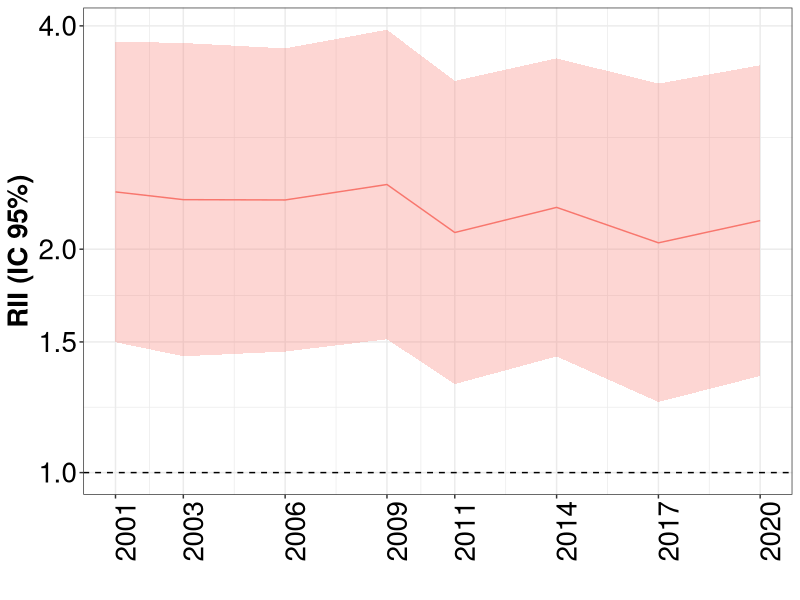
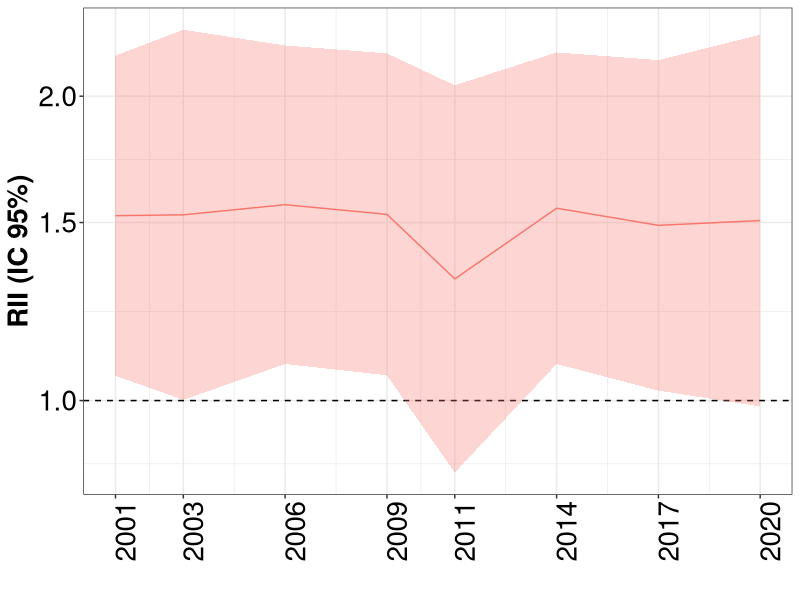
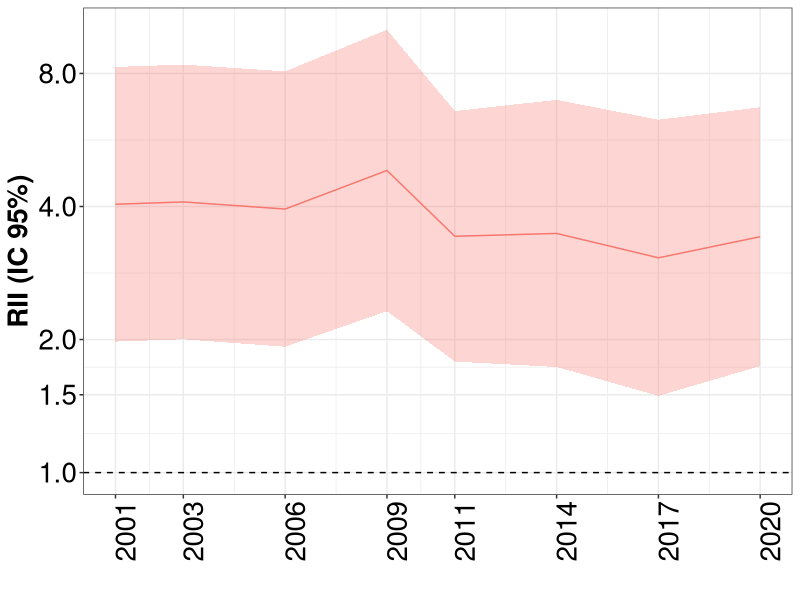
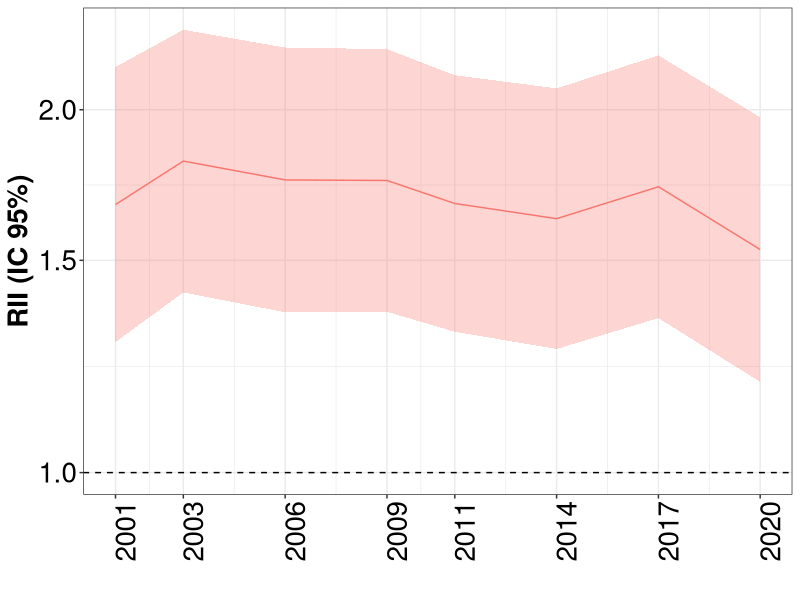
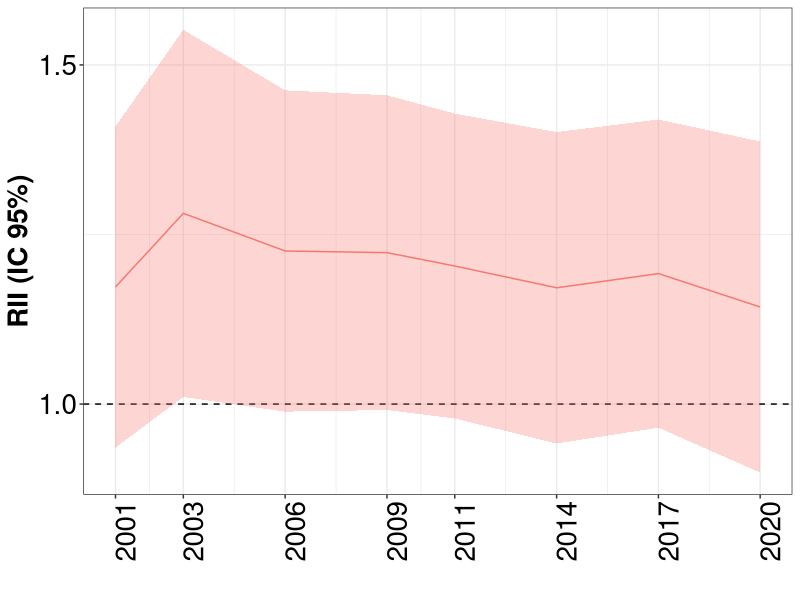
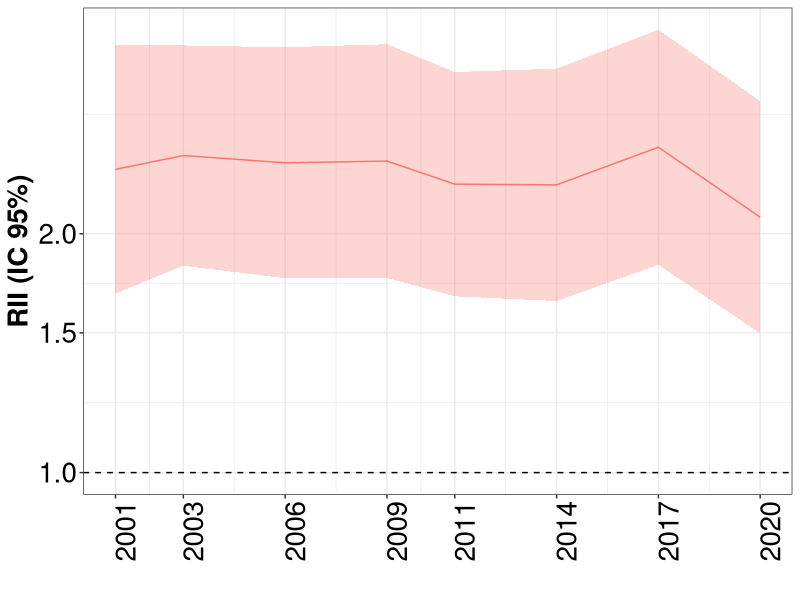
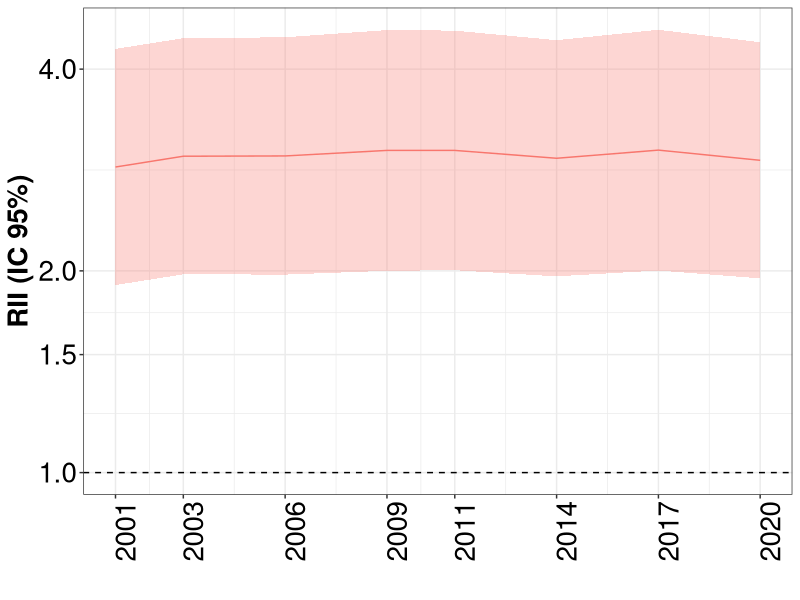
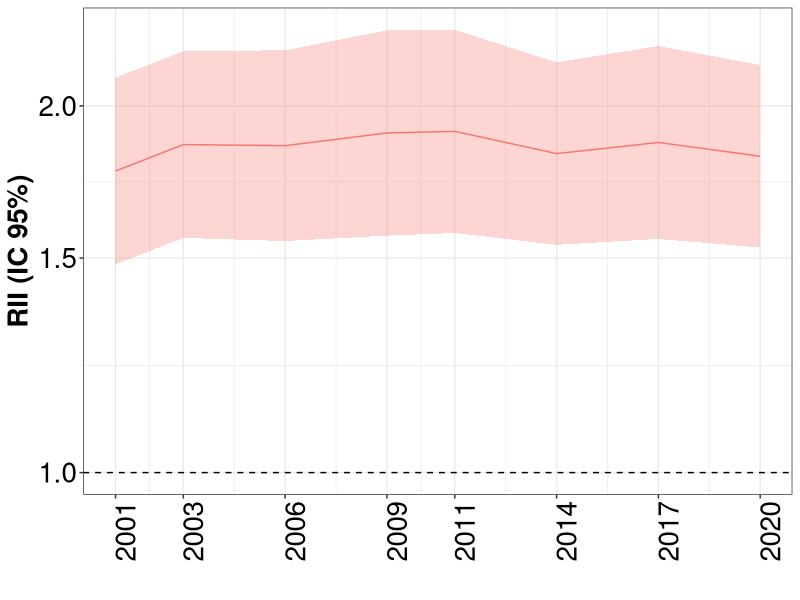

The R script that drew these images, in order:
## ---- chunk 1
knitr::opts_chunk$set(echo = TRUE)
library(tidyverse)
library(readxl)
library(ggplot2)

## ---- chunk 2

desigualdades_rii <- read.csv("rii.csv")
datos_ca <- desigualdades_rii %>%
  filter(abreviatura == "CL")

## ---- chunk 3

datos_ca %>%
  filter(fr =="diabetes", sexo=="Overall") %>%
  ggplot(aes(x=as.Date(encuesta), y=rii, ymin=rii_infci, ymax=rii_supci, group=fr)) +
  geom_hline(yintercept = 1, lty = 2) +
  geom_ribbon(alpha=0.3, aes(fill=fr)) +
  geom_line(aes(color=fr)) +
  scale_y_continuous(trans="log", breaks=c(0.75, 1, 1.5, 2, 4, 8, 16, 32))+
  scale_x_date(date_labels = "%Y", breaks = unique(as.Date(datos_ca$encuesta)))+
  labs(x="", y="RII (IC 95%)")+
  theme_bw()+
  theme(axis.text=element_text(size=20, color="black"),
                  axis.title=element_text(size=20, face="bold", color="black"),
                  axis.text.x = element_text(angle = 90),
                  strip.text = element_text(size=20, face="bold", color="black"),
                  legend.position="none")

## ---- chunk 4

datos_ca %>%
  filter(fr =="diabetes", sexo=="Hombre") %>%
  ggplot(aes(x=as.Date(encuesta), y=rii, ymin=rii_infci, ymax=rii_supci, group=fr)) +
  geom_hline(yintercept = 1, lty = 2) +
  geom_ribbon(alpha=0.3, aes(fill=fr)) +
  geom_line(aes(color=fr)) +
  scale_y_continuous(trans="log", breaks=c(0.75, 1, 1.5, 2, 4, 8, 16, 32))+
  scale_x_date(date_labels = "%Y", breaks = unique(as.Date(datos_ca$encuesta)))+
  labs(x="", y="RII (IC 95%)")+
  theme_bw()+
  theme(axis.text=element_text(size=20, color="black"),
                  axis.title=element_text(size=20, face="bold", color="black"),
                  axis.text.x = element_text(angle = 90),
                  strip.text = element_text(size=20, face="bold", color="black"),
                  legend.position="none")

## ---- chunk 5

datos_ca %>%
  filter(fr =="diabetes", sexo=="Mujeres") %>%
  ggplot(aes(x=as.Date(encuesta), y=rii, ymin=rii_infci, ymax=rii_supci, group=fr)) +
  geom_hline(yintercept = 1, lty = 2) +
  geom_ribbon(alpha=0.3, aes(fill=fr)) +
  geom_line(aes(color=fr)) +
  scale_y_continuous(trans="log", breaks=c(0.75, 1, 1.5, 2, 4, 8, 16, 32))+
  scale_x_date(date_labels = "%Y", breaks = unique(as.Date(datos_ca$encuesta)))+
  labs(x="", y="RII (IC 95%)")+
  theme_bw()+
  theme(axis.text=element_text(size=20, color="black"),
                  axis.title=element_text(size=20, face="bold", color="black"),
                  axis.text.x = element_text(angle = 90),
                  strip.text = element_text(size=20, face="bold", color="black"),
                  legend.position="none")

## ---- chunk 6

datos_ca %>%
  filter(fr =="hta", sexo=="Overall") %>%
  ggplot(aes(x=as.Date(encuesta), y=rii, ymin=rii_infci, ymax=rii_supci, group=fr)) +
  geom_hline(yintercept = 1, lty = 2) +
  geom_ribbon(alpha=0.3, aes(fill=fr)) +
  geom_line(aes(color=fr)) +
  scale_y_continuous(trans="log", breaks=c(0.75, 1, 1.5, 2, 4, 8, 16, 32))+
  scale_x_date(date_labels = "%Y", breaks = unique(as.Date(datos_ca$encuesta)))+
  labs(x="", y="RII (IC 95%)")+
  theme_bw()+
  theme(axis.text=element_text(size=20, color="black"),
                  axis.title=element_text(size=20, face="bold", color="black"),
                  axis.text.x = element_text(angle = 90),
                  strip.text = element_text(size=20, face="bold", color="black"),
                  legend.position="none")
## ---- chunk 7

datos_ca %>%
  filter(fr =="hta", sexo=="Hombre") %>%
  ggplot(aes(x=as.Date(encuesta), y=rii, ymin=rii_infci, ymax=rii_supci, group=fr)) +
  geom_hline(yintercept = 1, lty = 2) +
  geom_ribbon(alpha=0.3, aes(fill=fr)) +
  geom_line(aes(color=fr)) +
  scale_y_continuous(trans="log", breaks=c(0.75, 1, 1.5, 2, 4, 8, 16, 32))+
  scale_x_date(date_labels = "%Y", breaks = unique(as.Date(datos_ca$encuesta)))+
  labs(x="", y="RII (IC 95%)")+
  theme_bw()+
  theme(axis.text=element_text(size=20, color="black"),
                  axis.title=element_text(size=20, face="bold", color="black"),
                  axis.text.x = element_text(angle = 90),
                  strip.text = element_text(size=20, face="bold", color="black"),
                  legend.position="none")

## ---- chunk 8

datos_ca %>%
  filter(fr =="hta", sexo=="Mujeres") %>%
  ggplot(aes(x=as.Date(encuesta), y=rii, ymin=rii_infci, ymax=rii_supci, group=fr)) +
  geom_hline(yintercept = 1, lty = 2) +
  geom_ribbon(alpha=0.3, aes(fill=fr)) +
  geom_line(aes(color=fr)) +
  scale_y_continuous(trans="log", breaks=c(0.75, 1, 1.5, 2, 4, 8, 16, 32))+
  scale_x_date(date_labels = "%Y", breaks = unique(as.Date(datos_ca$encuesta)))+
  labs(x="", y="RII (IC 95%)")+
  theme_bw()+
  theme(axis.text=element_text(size=20, color="black"),
                  axis.title=element_text(size=20, face="bold", color="black"),
                  axis.text.x = element_text(angle = 90),
                  strip.text = element_text(size=20, face="bold", color="black"),
                  legend.position="none")

## ---- chunk 9

datos_ca %>%
  filter(fr =="obesity", sexo=="Overall") %>%
  ggplot(aes(x=as.Date(encuesta), y=rii, ymin=rii_infci, ymax=rii_supci, group=fr)) +
  geom_hline(yintercept = 1, lty = 2) +
  geom_ribbon(alpha=0.3, aes(fill=fr)) +
  geom_line(aes(color=fr)) +
  scale_y_continuous(trans="log", breaks=c(0.75, 1, 1.5, 2, 4, 8, 16, 32))+
  scale_x_date(date_labels = "%Y", breaks = unique(as.Date(datos_ca$encuesta)))+
  labs(x="", y="RII (IC 95%)")+
  theme_bw()+
  theme(axis.text=element_text(size=20, color="black"),
                  axis.title=element_text(size=20, face="bold", color="black"),
                  axis.text.x = element_text(angle = 90),
                  strip.text = element_text(size=20, face="bold", color="black"),
                  legend.position="none")
## ---- chunk 10

datos_ca %>%
  filter(fr =="obesity", sexo=="Hombre") %>%
  ggplot(aes(x=as.Date(encuesta), y=rii, ymin=rii_infci, ymax=rii_supci, group=fr)) +
  geom_hline(yintercept = 1, lty = 2) +
  geom_ribbon(alpha=0.3, aes(fill=fr)) +
  geom_line(aes(color=fr)) +
  scale_y_continuous(trans="log", breaks=c(0.75, 1, 1.5, 2, 4, 8, 16, 32))+
  scale_x_date(date_labels = "%Y", breaks = unique(as.Date(datos_ca$encuesta)))+
  labs(x="", y="RII (IC 95%)")+
  theme_bw()+
  theme(axis.text=element_text(size=20, color="black"),
                  axis.title=element_text(size=20, face="bold", color="black"),
                  axis.text.x = element_text(angle = 90),
                  strip.text = element_text(size=20, face="bold", color="black"),
                  legend.position="none")

## ---- chunk 11

datos_ca %>%
  filter(fr =="obesity", sexo=="Mujeres") %>%
  ggplot(aes(x=as.Date(encuesta), y=rii, ymin=rii_infci, ymax=rii_supci, group=fr)) +
  geom_hline(yintercept = 1, lty = 2) +
  geom_ribbon(alpha=0.3, aes(fill=fr)) +
  geom_line(aes(color=fr)) +
  scale_y_continuous(trans="log", breaks=c(0.75, 1, 1.5, 2, 4, 8, 16, 32))+
  scale_x_date(date_labels = "%Y", breaks = unique(as.Date(datos_ca$encuesta)))+
  labs(x="", y="RII (IC 95%)")+
  theme_bw()+
  theme(axis.text=element_text(size=20, color="black"),
                  axis.title=element_text(size=20, face="bold", color="black"),
                  axis.text.x = element_text(angle = 90),
                  strip.text = element_text(size=20, face="bold", color="black"),
                  legend.position="none")

## ---- chunk 12

datos_ca %>%
  filter(fr =="col", sexo=="Overall") %>%
  ggplot(aes(x=as.Date(encuesta), y=rii, ymin=rii_infci, ymax=rii_supci, group=fr)) +
  geom_hline(yintercept = 1, lty = 2) +
  geom_ribbon(alpha=0.3, aes(fill=fr)) +
  geom_line(aes(color=fr)) +
  scale_y_continuous(trans="log", breaks=c(0.75, 1, 1.5, 2, 4, 8, 16, 32))+
  scale_x_date(date_labels = "%Y", breaks = unique(as.Date(datos_ca$encuesta)))+
  labs(x="", y="RII (IC 95%)")+
  theme_bw()+
  theme(axis.text=element_text(size=20, color="black"),
                  axis.title=element_text(size=20, face="bold", color="black"),
                  axis.text.x = element_text(angle = 90),
                  strip.text = element_text(size=20, face="bold", color="black"),
                  legend.position="none")
## ---- chunk 13

datos_ca %>%
  filter(fr =="col", sexo=="Hombre") %>%
  ggplot(aes(x=as.Date(encuesta), y=rii, ymin=rii_infci, ymax=rii_supci, group=fr)) +
  geom_hline(yintercept = 1, lty = 2) +
  geom_ribbon(alpha=0.3, aes(fill=fr)) +
  geom_line(aes(color=fr)) +
  scale_y_continuous(trans="log", breaks=c(0.75, 1, 1.5, 2, 4, 8, 16, 32))+
  scale_x_date(date_labels = "%Y", breaks = unique(as.Date(datos_ca$encuesta)))+
  labs(x="", y="RII (IC 95%)")+
  theme_bw()+
  theme(axis.text=element_text(size=20, color="black"),
                  axis.title=element_text(size=20, face="bold", color="black"),
                  axis.text.x = element_text(angle = 90),
                  strip.text = element_text(size=20, face="bold", color="black"),
                  legend.position="none")

## ---- chunk 14

datos_ca %>%
  filter(fr =="col", sexo=="Mujeres") %>%
  ggplot(aes(x=as.Date(encuesta), y=rii, ymin=rii_infci, ymax=rii_supci, group=fr)) +
  geom_hline(yintercept = 1, lty = 2) +
  geom_ribbon(alpha=0.3, aes(fill=fr)) +
  geom_line(aes(color=fr)) +
  scale_y_continuous(trans="log", breaks=c(0.75, 1, 1.5, 2, 4, 8, 16, 32))+
  scale_x_date(date_labels = "%Y", breaks = unique(as.Date(datos_ca$encuesta)))+
  labs(x="", y="RII (IC 95%)")+
  theme_bw()+
  theme(axis.text=element_text(size=20, color="black"),
                  axis.title=element_text(size=20, face="bold", color="black"),
                  axis.text.x = element_text(angle = 90),
                  strip.text = element_text(size=20, face="bold", color="black"),
                  legend.position="none")

## ---- chunk 15

datos_ca %>%
  filter(fr =="sedentario", sexo=="Overall") %>%
  ggplot(aes(x=as.Date(encuesta), y=rii, ymin=rii_infci, ymax=rii_supci, group=fr)) +
  geom_hline(yintercept = 1, lty = 2) +
  geom_ribbon(alpha=0.3, aes(fill=fr)) +
  geom_line(aes(color=fr)) +
  scale_y_continuous(trans="log", breaks=c(0.75, 1, 1.5, 2, 4, 8, 16, 32))+
  scale_x_date(date_labels = "%Y", breaks = unique(as.Date(datos_ca$encuesta)))+
  labs(x="", y="RII (IC 95%)")+
  theme_bw()+
  theme(axis.text=element_text(size=20, color="black"),
                  axis.title=element_text(size=20, face="bold", color="black"),
                  axis.text.x = element_text(angle = 90),
                  strip.text = element_text(size=20, face="bold", color="black"),
                  legend.position="none")
## ---- chunk 16

datos_ca %>%
  filter(fr =="sedentario", sexo=="Hombre") %>%
  ggplot(aes(x=as.Date(encuesta), y=rii, ymin=rii_infci, ymax=rii_supci, group=fr)) +
  geom_hline(yintercept = 1, lty = 2) +
  geom_ribbon(alpha=0.3, aes(fill=fr)) +
  geom_line(aes(color=fr)) +
  scale_y_continuous(trans="log", breaks=c(0.75, 1, 1.5, 2, 4, 8, 16, 32))+
  scale_x_date(date_labels = "%Y", breaks = unique(as.Date(datos_ca$encuesta)))+
  labs(x="", y="RII (IC 95%)")+
  theme_bw()+
  theme(axis.text=element_text(size=20, color="black"),
                  axis.title=element_text(size=20, face="bold", color="black"),
                  axis.text.x = element_text(angle = 90),
                  strip.text = element_text(size=20, face="bold", color="black"),
                  legend.position="none")

## ---- chunk 17

datos_ca %>%
  filter(fr =="sedentario", sexo=="Mujeres") %>%
  ggplot(aes(x=as.Date(encuesta), y=rii, ymin=rii_infci, ymax=rii_supci, group=fr)) +
  geom_hline(yintercept = 1, lty = 2) +
  geom_ribbon(alpha=0.3, aes(fill=fr)) +
  geom_line(aes(color=fr)) +
  scale_y_continuous(trans="log", breaks=c(0.75, 1, 1.5, 2, 4, 8, 16, 32))+
  scale_x_date(date_labels = "%Y", breaks = unique(as.Date(datos_ca$encuesta)))+
  labs(x="", y="RII (IC 95%)")+
  theme_bw()+
  theme(axis.text=element_text(size=20, color="black"),
                  axis.title=element_text(size=20, face="bold", color="black"),
                  axis.text.x = element_text(angle = 90),
                  strip.text = element_text(size=20, face="bold", color="black"),
                  legend.position="none")

## ---- chunk 18

datos_ca %>%
  filter(fr =="smoking", sexo=="Overall") %>%
  ggplot(aes(x=as.Date(encuesta), y=rii, ymin=rii_infci, ymax=rii_supci, group=fr)) +
  geom_hline(yintercept = 1, lty = 2) +
  geom_ribbon(alpha=0.3, aes(fill=fr)) +
  geom_line(aes(color=fr)) +
  scale_y_continuous(trans="log", breaks=c(0.75, 1, 1.5, 2, 4, 8, 16, 32))+
  scale_x_date(date_labels = "%Y", breaks = unique(as.Date(datos_ca$encuesta)))+
  labs(x="", y="RII (IC 95%)")+
  theme_bw()+
  theme(axis.text=element_text(size=20, color="black"),
                  axis.title=element_text(size=20, face="bold", color="black"),
                  axis.text.x = element_text(angle = 90),
                  strip.text = element_text(size=20, face="bold", color="black"),
                  legend.position="none")
## ---- chunk 19

datos_ca %>%
  filter(fr =="smoking", sexo=="Hombre") %>%
  ggplot(aes(x=as.Date(encuesta), y=rii, ymin=rii_infci, ymax=rii_supci, group=fr)) +
  geom_hline(yintercept = 1, lty = 2) +
  geom_ribbon(alpha=0.3, aes(fill=fr)) +
  geom_line(aes(color=fr)) +
  scale_y_continuous(trans="log", breaks=c(0.75, 1, 1.5, 2, 4, 8, 16, 32))+
  scale_x_date(date_labels = "%Y", breaks = unique(as.Date(datos_ca$encuesta)))+
  labs(x="", y="RII (IC 95%)")+
  theme_bw()+
  theme(axis.text=element_text(size=20, color="black"),
                  axis.title=element_text(size=20, face="bold", color="black"),
                  axis.text.x = element_text(angle = 90),
                  strip.text = element_text(size=20, face="bold", color="black"),
                  legend.position="none")

## ---- chunk 20

datos_ca %>%
  filter(fr =="smoking", sexo=="Mujeres") %>%
  ggplot(aes(x=as.Date(encuesta), y=rii, ymin=rii_infci, ymax=rii_supci, group=fr)) +
  geom_hline(yintercept = 1, lty = 2) +
  geom_ribbon(alpha=0.3, aes(fill=fr)) +
  geom_line(aes(color=fr)) +
  scale_y_continuous(trans="log", breaks=c(0.75, 1, 1.5, 2, 4, 8, 16, 32))+
  scale_x_date(date_labels = "%Y", breaks = unique(as.Date(datos_ca$encuesta)))+
  labs(x="", y="RII (IC 95%)")+
  theme_bw()+
  theme(axis.text=element_text(size=20, color="black"),
                  axis.title=element_text(size=20, face="bold", color="black"),
                  axis.text.x = element_text(angle = 90),
                  strip.text = element_text(size=20, face="bold", color="black"),
                  legend.position="none")

## ---- chunk 21

datos_ca %>%
  filter(fr =="alcohol", sexo=="Overall") %>%
  ggplot(aes(x=as.Date(encuesta), y=rii, ymin=rii_infci, ymax=rii_supci, group=fr)) +
  geom_hline(yintercept = 1, lty = 2) +
  geom_ribbon(alpha=0.3, aes(fill=fr)) +
  geom_line(aes(color=fr)) +
  scale_y_continuous(trans="log", breaks=c(0.75, 1, 1.5, 2, 4, 8, 16, 32))+
  scale_x_date(date_labels = "%Y", breaks = unique(as.Date(datos_ca$encuesta)))+
  labs(x="", y="RII (IC 95%)")+
  theme_bw()+
  theme(axis.text=element_text(size=20, color="black"),
                  axis.title=element_text(size=20, face="bold", color="black"),
                  axis.text.x = element_text(angle = 90),
                  strip.text = element_text(size=20, face="bold", color="black"),
                  legend.position="none")
## ---- chunk 22

datos_ca %>%
  filter(fr =="alcohol", sexo=="Hombre") %>%
  ggplot(aes(x=as.Date(encuesta), y=rii, ymin=rii_infci, ymax=rii_supci, group=fr)) +
  geom_hline(yintercept = 1, lty = 2) +
  geom_ribbon(alpha=0.3, aes(fill=fr)) +
  geom_line(aes(color=fr)) +
  scale_y_continuous(trans="log", breaks=c(0.75, 1, 1.5, 2, 4, 8, 16, 32))+
  scale_x_date(date_labels = "%Y", breaks = unique(as.Date(datos_ca$encuesta)))+
  labs(x="", y="RII (IC 95%)")+
  theme_bw()+
  theme(axis.text=element_text(size=20, color="black"),
                  axis.title=element_text(size=20, face="bold", color="black"),
                  axis.text.x = element_text(angle = 90),
                  strip.text = element_text(size=20, face="bold", color="black"),
                  legend.position="none")

## ---- chunk 23

datos_ca %>%
  filter(fr =="alcohol", sexo=="Mujeres") %>%
  ggplot(aes(x=as.Date(encuesta), y=rii, ymin=rii_infci, ymax=rii_supci, group=fr)) +
  geom_hline(yintercept = 1, lty = 2) +
  geom_ribbon(alpha=0.3, aes(fill=fr)) +
  geom_line(aes(color=fr)) +
  scale_y_continuous(trans="log", breaks=c(0.75, 1, 1.5, 2, 4, 8, 16, 32))+
  scale_x_date(date_labels = "%Y", breaks = unique(as.Date(datos_ca$encuesta)))+
  labs(x="", y="RII (IC 95%)")+
  theme_bw()+
  theme(axis.text=element_text(size=20, color="black"),
                  axis.title=element_text(size=20, face="bold", color="black"),
                  axis.text.x = element_text(angle = 90),
                  strip.text = element_text(size=20, face="bold", color="black"),
                  legend.position="none")

